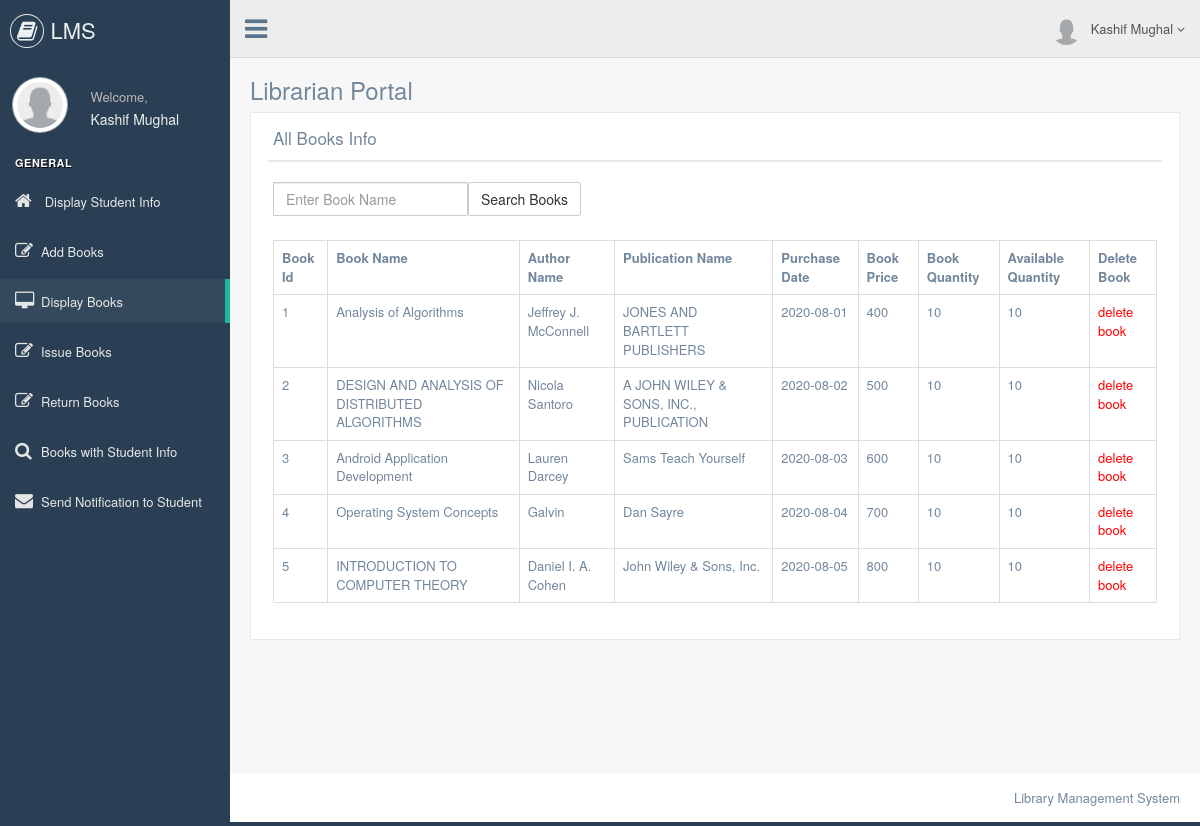
The page /LMS/librarian/display_books.php (signed in) on the database its author committed.
### tables this page shows
CREATE TABLE `add_books` (
  `book_id` int(5) NOT NULL,
  `book_name` varchar(50) NOT NULL,
  `book_author_name` varchar(50) NOT NULL,
  `book_publication_name` varchar(50) NOT NULL,
  `book_purchase_date` date NOT NULL,
  `book_price` int(20) NOT NULL,
  `book_quantity` int(20) NOT NULL,
  `available_quantity` int(20) NOT NULL,
  `librarian_username` varchar(50) NOT NULL
);

### LMS/librarian/display_books.php (the view, shortened to what this page needs)
    <?php
include "header.php";
include "connection.php";
?>
        <div class="right_col" role="main">
            <div class="">
            <div class="page-title">
                    <div class="title_left">
                        <h3>Librarian Portal</h3>
                    </div>
                </div>
                <div class="clearfix"></div>
                <div class="row" style="min-height:500px">
                    <div class="col-md-12 col-sm-12 col-xs-12">
                        <div class="x_panel">
                            <div class="x_title">
                                <h2>All Books Info</h2>
                                <div class="clearfix"></div>
                            </div>
                            <div class="x_content">
                                <form action="" name="form1" method="post">
                                    <table class="">
                                        <tr>
                                            <td>
                                            <input type="text" name="bookname" class="form-control" placeholder="Enter Book Name">
                                            </td>
                                            <td>
                                            <input type="submit" name="submit1" value="Search Books" style="margin-top:5px" class="btn btn-default">
                                            </td>
                                        </tr>
                                    </table>
                                    <br>
                                </form>
                                <?php
                                    if(isset($_POST["submit1"]))
                                    {
                                        $tbl = mysqli_query($link,"select * from add_books where book_name like('%$_POST[bookname]%')");
                                    echo "<table class='table table-bordered'>";
                                    echo "<tr>";
                                    echo "<th>";    echo "Book Id";   echo "</th>";
                                    echo "<th>";    echo "Book Name";   echo "</th>";
                                    echo "<th>";    echo "Author Name";   echo "</th>";
                                    echo "<th>";    echo "Publication Name";   echo "</th>";
                                    echo "<th>";    echo "Purchase Date";   echo "</th>";
                                    echo "<th>";    echo "Book Price";   echo "</th>";
                                    echo "<th>";    echo "Book Quantity";   echo "</th>";
                                    echo "<th>";    echo "Available Quantity";   echo "</th>";
                                    echo "<th>";    echo "Book Image";   echo "</th>";
                                    echo "<th>";    echo "Delete Book";   echo "</th>";
                                    echo "</tr>";
                                    while($row = mysqli_fetch_array($tbl))
                                    {
                                        echo "<tr>";
                                        echo "<td>";    echo $row["book_id"];   echo "</td>";
                                        echo "<td>";    echo $row["book_name"];   echo "</td>";
                                        echo "<td>";    echo $row["book_author_name"];   echo "</td>";
                                        echo "<td>";    echo $row["book_publication_name"];   echo "</td>";
                                        echo "<td>";    echo $row["book_purchase_date"];   echo "</td>";
                                        echo "<td>";    echo $row["book_price"];   echo "</td>";
                                        echo "<td>";    echo $row["book_quantity"];   echo "</td>";
                                        echo "<td>";    echo $row["available_quantity"];   echo "</td>";
                                        echo "<td>";    ?> <a href= "delete_book.php ?book_id=<?php echo $row["book_id"]; ?>" style="color:red";>delete book </a>  <?php echo "</td>";
                                        echo "</tr>";
                                    }
                                    echo "</table>";
                                    }
                                    else{
                                    $tbl = mysqli_query($link,"select * from add_books");
                                    echo "<table class='table table-bordered'>";
                                    echo "<tr>";
                                    echo "<th>";    echo "Book Id";   echo "</th>";
                                    echo "<th>";    echo "Book Name";   echo "</th>";
                                    echo "<th>";    echo "Author Name";   echo "</th>";
                                    echo "<th>";    echo "Publication Name";   echo "</th>";
                                    echo "<th>";    echo "Purchase Date";   echo "</th>";
                                    echo "<th>";    echo "Book Price";   echo "</th>";
                                    echo "<th>";    echo "Book Quantity";   echo "</th>";
                                    echo "<th>";    echo "Available Quantity";   echo "</th>";
                                    echo "<th>";    echo "Delete Book";   echo "</th>";
                                    echo "</tr>";
                                    while($row = mysqli_fetch_array($tbl))
                                    {
                                        echo "<tr>";
                                        echo "<td>";    echo $row["book_id"];   echo "</td>";
                                        echo "<td>";    echo $row["book_name"];   echo "</td>";
                                        echo "<td>";    echo $row["book_author_name"];   echo "</td>";
                                        echo "<td>";    echo $row["book_publication_name"];   echo "</td>";
                                        echo "<td>";    echo $row["book_purchase_date"];   echo "</td>";
                                        echo "<td>";    echo $row["book_price"];   echo "</td>";
                                        echo "<td>";    echo $row["book_quantity"];   echo "</td>";
                                        echo "<td>";    echo $row["available_quantity"];   echo "</td>";
                                        echo "<td>";    ?> <a href= "delete_book.php ?book_id=<?php echo $row["book_id"]; ?>" style="color:red";>delete book </a>  <?php echo "</td>";
                                        echo "</tr>";
                                    }
                                    echo "</table>";
                                }
                                ?>
                            </div>
                        </div>
                    </div>
                </div>
            </div>
        </div>
<?php
    include "footer.php";
?>

### rows shown on the page
add_books: book_id "1", book_name "Analysis of Algorithms", book_author_name "Jeffrey J. McConnell", book_publication_name "JONES AND BARTLETT PUBLISHERS", book_purchase_date "2020-08-01", book_price "400", book_quantity "10", available_quantity "10"
add_books: book_id "2", book_name "DESIGN AND ANALYSIS OF DISTRIBUTED ALGORITHMS", book_author_name "Nicola Santoro", book_publication_name "A JOHN WILEY & SONS, INC., PUBLICATION", book_purchase_date "2020-08-02", book_price "500", book_quantity "10", available_quantity "10"
add_books: book_id "3", book_name "Android Application Development", book_author_name "Lauren Darcey", book_publication_name "Sams Teach Yourself", book_purchase_date "2020-08-03", book_price "600", book_quantity "10", available_quantity "10"
add_books: book_id "4", book_name "Operating System Concepts", book_author_name "Galvin", book_publication_name "Dan Sayre", book_purchase_date "2020-08-04", book_price "700", book_quantity "10", available_quantity "10"
add_books: book_id "5", book_name "INTRODUCTION TO COMPUTER THEORY", book_author_name "Daniel I. A. Cohen", book_publication_name "John Wiley & Sons, Inc.", book_purchase_date "2020-08-05", book_price "800", book_quantity "10", available_quantity "10"

### other values the page prints
$_SESSION["librarian_fullname"] "Kashif Mughal"
